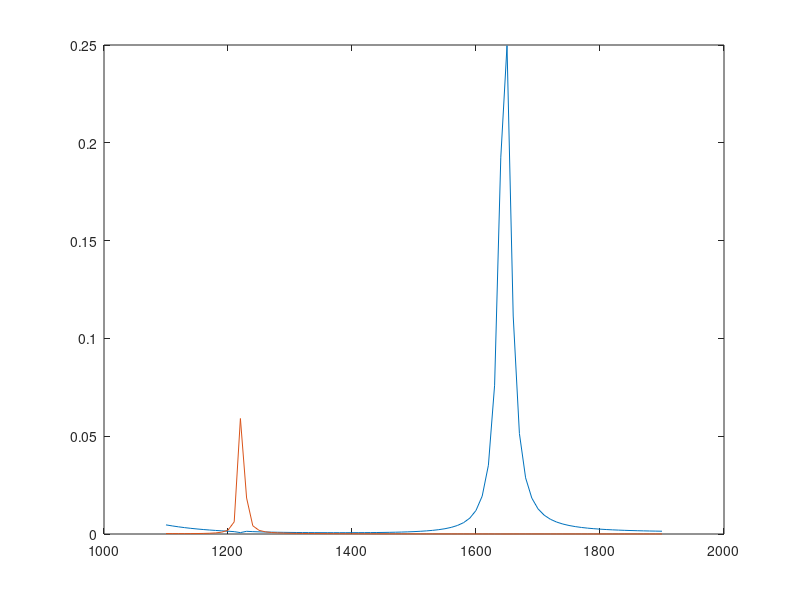

The MATLAB source for this figure:
close all;
clc;
clear all;
x=[% Model:              8 - Copy (2).mph
% Version:            COMSOL 6.3.0.290
% Date:               Nov 2 2026, 22:52
% Dimension:          1
% Nodes:              162
% Expressions:        1
% Description:        Global
% Operating waveglength (nm) , 
1100                         0.004664843057901381
1110                         0.004140265079929401
1120                         0.0036742570356763436
1129.9999999999998           0.0032614932439027438
1140                         0.0028969007416380075
1149.9999999999998           0.0025755534663691204
1160                         0.0022925839802218962
1169.9999999999998           0.002043034153548314
1180                         0.0018214771460778652
1190                         0.0016208857219498956
1200                         0.0014284478103170606
1210                         0.0012028656207755243
1220                         7.179380236480639E-4
1230                         0.0013807141060780163
1239.9999999999998           0.001216237023035804
1250                         0.0011032263092821946
1259.9999999999998           0.0010181142807267262
1270                         9.494494669934733E-4
1279.9999999999998           8.923924609969982E-4
1290                         8.44385426094131E-4
1300                         8.038499999598204E-4
1310                         7.697152009049924E-4
1320                         7.412151666998074E-4
1330                         7.177905794784394E-4
1340                         6.990359380503201E-4
1349.9999999999998           6.846698283135173E-4
1360                         6.745182686850274E-4
1369.9999999999998           6.685065716158583E-4
1380                         6.66657661199102E-4
1389.9999999999998           6.690961294478047E-4
1400                         6.760570328980243E-4
1409.9999999999998           6.879746269130117E-4
1420                         7.055056999383939E-4
1430                         7.294863098678493E-4
1440                         7.609858563355168E-4
1450                         8.013841173035407E-4
1459.9999999999998           8.524777844301536E-4
1470                         9.166305049790776E-4
1479.9999999999998           9.969882335371645E-4
1490                         0.0010977946013309545
1499.9999999999998           0.0012248629491276963
1510                         0.0013862999780342767
1519.9999999999998           0.0015936461623885878
1530                         0.0018637264745910572
1540                         0.002221763843834977
1550                         0.0027068292399993685
1560                         0.003381844157278661
1569.9999999999998           0.00435299224682524
1580                         0.005810006793865471
1589.9999999999998           0.008116927828817183
1600                         0.012038451334890236
1609.9999999999998           0.019381300210173882
1620                         0.03515831924916889
1629.9999999999998           0.07607673080735777
1640                         0.19266085428816102
1650                         0.2496642821573793
1660                         0.11143801096599179
1670                         0.05139112625655269
1679.9999999999998           0.02871894519382027
1690                         0.01837269165073829
1699.9999999999998           0.012874070008552388
1710                         0.00961697888050033
1719.9999999999998           0.0075296462972553645
1730                         0.006110579258303485
1739.9999999999998           0.005100730832969207
1750                         0.004355555533348783
1759.9999999999998           0.0037892777387382058
1770                         0.003348380755346616
1780                         0.0029980584938813196
1789.9999999999998           0.002714868407586682
1800                         0.0024825436642326505
1809.9999999999998           0.002289502617088377
1820                         0.0021273125462104954
1829.9999999999998           0.001989711422096328
1840                         0.0018719673712742856
1849.9999999999998           0.001770448780421284
1860                         0.0016823293541899887
1869.9999999999998           0.0016053817317903953
1880                         0.0015378304812795572
1890                         0.0014782456875688669
1899.9999999999998           0.0014254647866344438

];
y=[1100                         2.2265873197923158E-4
1110                         2.0746502753262757E-4
1120                         2.005308385898033E-4
1129.9999999999998           2.024505331667638E-4
1140                         2.151103623348344E-4
1149.9999999999998           2.4262605860541953E-4
1160                         2.9348615278060607E-4
1169.9999999999998           3.8588894909614133E-4
1180                         5.628851368030638E-4
1190                         9.443355013397013E-4
1200                         0.001965703126134364
1210                         0.006216710727179208
1220                         0.059045052960848846
1230                         0.01839506049197138
1239.9999999999998           0.004200645383851023
1250                         0.0018860956477480635
1259.9999999999998           0.001115700229741666
1270                         7.644088902753263E-4
1279.9999999999998           5.731278606249329E-4
1290                         4.5629451507832265E-4
1300                         3.788847441737447E-4
1310                         3.2434514060014305E-4
1320                         2.840003667573181E-4
1330                         2.529359323715955E-4
1340                         2.2819425502421594E-4
1349.9999999999998           2.0790782152585558E-4
1360                         1.9085082407992307E-4
1369.9999999999998           1.7619284407742185E-4
1380                         1.633565495473991E-4
1389.9999999999998           1.5193189722229327E-4
1400                         1.416222188539627E-4
1409.9999999999998           1.3223207328043337E-4
1420                         1.2363777680874223E-4
1430                         1.157448140330989E-4
1440                         1.0847864883523718E-4
1450                         1.01778941180125E-4
1459.9999999999998           9.559550632161648E-5
1470                         8.98854837951082E-5
1479.9999999999998           8.461134637149565E-5
1490                         7.973948677992063E-5
1499.9999999999998           7.523919160671539E-5
1510                         7.10818961088138E-5
1519.9999999999998           6.724036684474414E-5
1530                         6.368830769023145E-5
1540                         6.039942758822835E-5
1550                         5.734642863224113E-5
1560                         5.4499327461405154E-5
1569.9999999999998           5.182252309202045E-5
1580                         4.926924201283758E-5
1589.9999999999998           4.677011803238691E-5
1600                         4.420745404454328E-5
1609.9999999999998           4.135070348196254E-5
1620                         3.7645084533930735E-5
1629.9999999999998           3.171968035673245E-5
1640                         2.193224082813684E-5
1650                         2.6935753724138226E-5
1660                         3.9077966937454644E-5
1670                         4.105989907691674E-5
1679.9999999999998           4.06289366066269E-5
1690                         3.977262113136639E-5
1699.9999999999998           3.888878092848041E-5
1710                         3.806809777711154E-5
1719.9999999999998           3.7330572972405765E-5
1730                         3.667784218743463E-5
1739.9999999999998           3.610681245467879E-5
1750                         3.5613591871972175E-5
1759.9999999999998           3.519465183063867E-5
1770                         3.4847137340263105E-5
1780                         3.456891033775646E-5
1789.9999999999998           3.435851640149917E-5
1800                         3.4215138452729984E-5
1809.9999999999998           3.4138558059769176E-5
1820                         3.412913013208152E-5
1829.9999999999998           3.418777185107801E-5
1840                         3.431596530032293E-5
1849.9999999999998           3.4515773150250464E-5
1860                         3.478986708214397E-5
1869.9999999999998           3.514156910504583E-5
1880                         3.5574906429808784E-5
1890                         3.60946810992688E-5
1899.9999999999998           3.670655614472228E-5];
figure
plot(x(:,1),x(:,2))
hold
plot(y(:,1),y(:,2))
